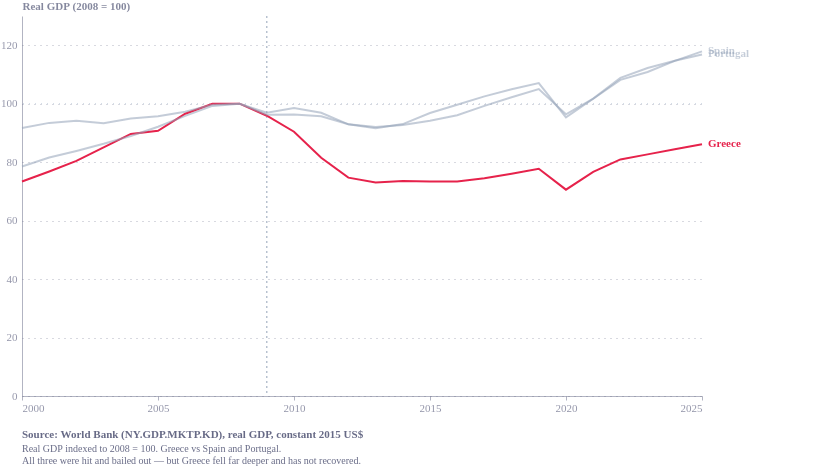

Notebook code cell kept with this figure:
### Code cell
import pandas as pd
import altair as alt
from ecostyles import EcoStyles

styles = EcoStyles(); styles.register_and_enable_theme()

series = {
"Greece":[41539985361.5399,47024857985.3205,47196410446.5485,52786762334.8895,57753826340.2219,63972764697.3105,68127476783.7885,71989954837.5754,77175907942.2961,86100274027.8043,93789528052.5007,101143730558.398,111420086907.787,120436622701.813,112682623197.718,119856909405.256,128069383417.525,131835905144.408,141389873865.792,146030402056.192,147019219771.839,144734950884.65,143095614240.297,141552152406.143,144398172998.4,148021926593.792,148788176908.38,145427255498.996,151662975130.371,157426168113.858,157426168113.858,162306378863.087,163442524062.296,160827443641.566,164043992268.73,167488456016.048,169803934634.075,175921772178.591,181968090540.634,186806231970.762,194535950663.831,203582678904.899,213116735217.242,225470734593.334,237596249349.014,240408216059.142,255898673342.699,264872706550.759,265024939553.215,254107830646.221,239639588360.141,215970916413.204,197978089510.093,193479795684.276,195012591113.587,194567373678.099,194505511433.343,197370820217.692,201445880434.67,206033167050.895,187085880047.738,203277223532.871,214502162962.972,219083738943.271,223655084018.924,228291607840.839],
"Portugal":[36024040678.7342,38017936914.6732,40532613040.1372,42913377694.5161,45621532604.8967,49029000161.2664,51028357933.1227,54878183558.609,59748902049.2682,61016021944.6935,66576926207.4632,70992076013.4684,76682585127.1815,85271549891.6412,86246084032.3519,82496423036.3738,88188866127.4689,93129733594.4814,95752235290.7646,101151643830.927,105793836908.303,107505690554.857,109801339942.75,109611260054.699,107550590438.34,110570008320.31,115148663807.605,122496753631.096,131670667026.502,140151100100.585,145687801786.27,152051745327.928,153708313966.776,150567626889.127,152020360998.271,158531058877.056,164086378007.658,171307602359.378,179544008821.687,186558035204.778,193677420299.115,197441874347.86,198964002685.767,197112600768.677,200638423891.103,202207110531.023,205493047516.038,210643893867.297,211316368904.681,204718906458.637,208276152407.912,204707283345.749,196414790526.28,194481859660.111,195923731482.461,199038523119.639,203027536357.754,209757330876.906,215937376369.165,221866335067.158,203663019645.466,214984151437.597,230002603240.143,237132655096.059,242384176671.169,246903381349.295],
"Ireland":[24110313735.9191,25319727860.0098,26134122704.3572,27374091165.9705,28410464121.8336,28959765871.2038,29218403418.1406,30908893700.7178,33457000655.6593,35418870766.8565,36361200213.4564,37622893378.5297,40064546829.0924,41956165576.6343,43743594855.9275,46218015394.7561,46862667362.3027,50710701806.486,54355141813.3646,56025495102.5758,57750704523.4471,59671040950.6034,61033610334.2611,60884504483.3458,63535642711.5551,65496107816.8481,65215568204.4892,68256629227.1468,71817859762.6851,75993292635.9118,82427285855.6966,84017835877.9952,86826782446.1614,89164687696.4892,94296853730.8362,103381809953.759,111010999492.641,123246371072.281,134050299130.928,148165642333.121,162098435201.65,170699088560.512,180769250950.138,186217344582.055,198858038461.921,210272056411.317,220760118842.237,232482742331.818,222058051543.628,210742455593.378,214289191596.523,217736818590.032,216854920423.995,221610413457.216,242410308909.292,302101388556.271,305795232417.145,336707637029.955,362595940328.693,380627401462.693,407856325068.063,474166373639.897,509781668505.942,496851698334.418,509767195342.461,572660227885.924],
"Spain":[191405165865.495,214065000333.54,235371827917.784,257959283075.635,271653078564.077,288639912327.964,309554934138.158,322990665555.018,344298424975.947,374965138730.329,390882299704.606,409056269215.41,442393315595.884,476848965657.545,503642086898.715,506372851132.131,523102353883.318,537951003182.771,545821244290.082,546048014004.367,558108729943.213,557369411137.954,564316807889.356,574305868927.187,584555434060.426,598125512978.773,617584460036.694,651842628032.117,685049604314.94,718117156374.292,745271992216.377,764246620838.292,771348118766.823,763391725887.252,781584842222.945,803136997375.095,824078081163.909,853640231891.445,890363642200.019,929618577227.575,977964704474.031,1016292009754.12,1044295490089.67,1074990358774.14,1108471271904.22,1147835587310.16,1194247574981.13,1236446314615.43,1245931907237.16,1198983535018.34,1200112046037.65,1192432281393.69,1158267740898.69,1141735527746.35,1159095455877.44,1206164777553.12,1241326362266.48,1277275696051.09,1307871701701.25,1333521400432.69,1187633217292.02,1267004457826.92,1347716659731.45,1380882052539.27,1428595035672.37,1468952188359.05],
}
years = list(range(1960, 2026))

# drop Ireland from the plot (distorted post-2015); keep Greece + Spain + Portugal
plot = {k:v for k,v in series.items() if k != "Ireland"}

rows = []
for c, v in plot.items():
    b = v[years.index(2008)]
    for y in range(2000, 2026):
        rows.append((y, v[years.index(y)]/b*100, c))
df = pd.DataFrame(rows, columns=["year","index","country"])
df["date"] = pd.to_datetime(df["year"], format="%Y")

grey = "#94a3b8"
color = alt.Color("country:N",
    scale=alt.Scale(domain=["Greece","Spain","Portugal"],
                    range=["#E6224B", grey, grey]), legend=None)
op = alt.condition("datum.country=='Greece'", alt.value(1), alt.value(0.55))

rule = alt.Chart(pd.DataFrame({"y":[100]})).mark_rule(
    color="#cbd5e1", strokeDash=[1,5]).encode(y="y:Q")
crisis = alt.Chart(pd.DataFrame({"date":pd.to_datetime(["2009-01-01"])})).mark_rule(
    color="#94a3b8", strokeDash=[2,3]).encode(x="date:T")

lines = alt.Chart(df).mark_line(strokeWidth=2).encode(
    x=alt.X("date:T", axis=alt.Axis(format="%Y", tickCount=7), title=None),
    y=alt.Y("index:Q", scale=alt.Scale(domain=[65,125]), title="Real GDP (2008 = 100)"),
    color=color, detail="country:N", opacity=op)
labels = alt.Chart(df).mark_text(align="left", dx=6, fontSize=11, fontWeight="bold").encode(
    x=alt.X("date:T", aggregate="max"),
    y=alt.Y("index:Q", aggregate={"argmax":"date"}),
    text="country:N", color=color, opacity=op)

caption = alt.Title(
    text="Source: World Bank (NY.GDP.MKTP.KD), real GDP, constant 2015 US$",
    subtitle=[
        "Real GDP indexed to 2008 = 100. Greece vs Spain and Portugal.",
        "All three were hit and bailed out — but Greece fell far deeper and has not recovered.",
    ],
    orient="bottom", anchor="start", fontSize=11, subtitleFontSize=10,
    color="#676A86", subtitleColor="#676A86", dy=12)

chart = (
    (rule + crisis + lines + labels)
    .properties(width=680, height=380, padding={"right":80}, title=caption)
    .configure(background="white", font="Circular Std")
    .configure_view(fill="transparent", stroke="transparent"))

styles.save(chart, name="greece_did_multi", svg=True)
chart

### Figure 1 — Vega-Lite specification as saved in the notebook (floating-point values rounded to 4 significant figures)
{"config": {"font": "Circular Std", "text": {"color": "#676A86", "align": "left", "baseline": "middle", "dx": 7, "dy": 0, "fontSize": 11}, "view": {"stroke": "transparent", "continuousWidth": 400, "continuousHeight": 300, "discreteWidth": 400, "discreteHeight": 300, "fill": "transparent"}, "range": {"category": ["#36B7B4", "#E6224B", "#F4C245", "#0063AF", "#00A767", "#179FDB", "#EB5C2E", "#5C267B", "#122B39"], "diverging": ["#E6224B", "#E54753", "#C9C9C9", "#179FDB", "#122B39"], "heatmap": ["#C9C9C9", "#179FDB", "#0063AF", "#122B39"], "ordinal": ["#00A767", "#36B7B4", "#179FDB", "#0063AF", "#243B5A"]}, "bar": {"color": "#179fdb"}, "line": {"color": "#e6224b"}, "rule": {"color": "#676A86"}, "area": {"opacity": 0.8}, "point": {"filled": true, "size": 80, "color": "#e6224b", "opacity": 0.95}, "geoshape": {"stroke": "white", "strokeWidth": 0.3}, "rect": {"fill": "#d6d4d4", "opacity": 0.3}, "axis": {"labelColor": "#676A86", "labelFontSize": 11, "labelFont": "Circular Std", "labelOpacity": 0.7, "tickColor": "#676A86", "tickOpacity": 0.5, "domainColor": "#676A86", "domainOpacity": 0.5, "gridColor": "#676A86", "gridDash": [2, 2], "gridOpacity": 0.5, "title": null, "titleColor": "#676A86", "titleOpacity": 0.8, "tickSize": 4}, "axisXDiscrete": {"grid": false, "labelAngle": 0, "tickCount": 10, "tickOpacity": 0.5, "title": null}, "axisYDiscrete": {"ticks": false, "labelPadding": 5}, "axisXTemporal": {"grid": false, "ticks": true}, "axisXQuantitative": {"grid": true}, "axisYQuantitative": {"gridColor": "#676A86", "gridDash": [1, 5], "gridOpacity": 0.5, "ticks": false, "labelPadding": 5, "tickCount": 8, "titleAngle": 0, "titleAlign": "left", "titleBaseline": "bottom", "titleX": 0, "titleY": -5}, "title": {"color": "#676A86E6", "subtitleColor": "#676A86", "font": "Circular Std", "subtitleFont": "Circular Std", "anchor": "start", "fontSize": 14, "subtitleFontSize": 12, "subtitlePadding": 4, "offset": 0, "frame": "group"}, "legend": {"titleColor": "#122b39", "title": null, "labelColor": "#122b39", "labelFontSize": 11}, "background": "white"}, "layer": [{"data": {"name": "data-9d78020f76d997398dca41cfa4b6d9e0"}, "mark": {"type": "rule", "color": "#cbd5e1", "strokeDash": [1, 5]}, "encoding": {"y": {"field": "y", "type": "quantitative"}}}, {"data": {"name": "data-1f73462ec1e60cd65517e528affd1124"}, "mark": {"type": "rule", "color": "#94a3b8", "strokeDash": [2, 3]}, "encoding": {"x": {"field": "date", "type": "temporal"}}}, {"data": {"name": "data-1a857b58d53c6b42adfb48fcd36caa5f"}, "mark": {"type": "line", "strokeWidth": 2}, "encoding": {"color": {"field": "country", "legend": null, "scale": {"domain": ["Greece", "Spain", "Portugal"], "range": ["#E6224B", "#94a3b8", "#94a3b8"]}, "type": "nominal"}, "detail": {"field": "country", "type": "nominal"}, "opacity": {"condition": {"test": "datum.country=='Greece'", "value": 1}, "value": 0.55}, "x": {"axis": {"format": "%Y", "tickCount": 7}, "field": "date", "title": null, "type": "temporal"}, "y": {"field": "index", "scale": {"domain": [65, 125]}, "title": "Real GDP (2008 = 100)", "type": "quantitative"}}}, {"data": {"name": "data-1a857b58d53c6b42adfb48fcd36caa5f"}, "mark": {"type": "text", "align": "left", "dx": 6, "fontSize": 11, "fontWeight": "bold"}, "encoding": {"color": {"field": "country", "legend": null, "scale": {"domain": ["Greece", "Spain", "Portugal"], "range": ["#E6224B", "#94a3b8", "#94a3b8"]}, "type": "nominal"}, "opacity": {"condition": {"test": "datum.country=='Greece'", "value": 1}, "value": 0.55}, "text": {"field": "country", "type": "nominal"}, "x": {"aggregate": "max", "field": "date", "type": "temporal"}, "y": {"aggregate": {"argmax": "date"}, "field": "index", "type": "quantitative"}}}], "height": 380, "padding": {"right": 80}, "title": {"text": "Source: World Bank (NY.GDP.MKTP.KD), real GDP, constant 2015 US$", "anchor": "start", "color": "#676A86", "dy": 12, "fontSize": 11, "orient": "bottom", "subtitle": ["Real GDP indexed to 2008 = 100. Greece vs Spain and Portugal.", "All three were hit and bailed out — but Greece fell far deeper and has not recovered."], "subtitleColor": "#676A86", "subtitleFontSize": 10}, "width": 680, "$schema": "https://vega.github.io/schema/vega-lite/v6.4.1.json", "datasets": {"data-9d78020f76d997398dca41cfa4b6d9e0": [{"y": 100}], "data-1f73462ec1e60cd65517e528affd1124": [{"date": "2009-01-01T00:00:00"}], "data-1a857b58d53c6b42adfb48fcd36caa5f": [{"year": 2000, "index": 73.4, "country": "Greece", "date": "2000-01-01T00:00:00"}, {"year": 2001, "index": 76.82, "country": "Greece", "date": "2001-01-01T00:00:00"}, {"year": 2002, "index": 80.41, "country": "Greece", "date": "2002-01-01T00:00:00"}, {"year": 2003, "index": 85.08, "country": "Greece", "date": "2003-01-01T00:00:00"}, {"year": 2004, "index": 89.65, "country": "Greece", "date": "2004-01-01T00:00:00"}, {"year": 2005, "index": 90.71, "country": "Greece", "date": "2005-01-01T00:00:00"}, {"year": 2006, "index": 96.56, "country": "Greece", "date": "2006-01-01T00:00:00"}, {"year": 2007, "index": 99.94, "country": "Greece", "date": "2007-01-01T00:00:00"}, {"year": 2008, "index": 100.0, "country": "Greece", "date": "2008-01-01T00:00:00"}, {"year": 2009, "index": 95.88, "country": "Greece", "date": "2009-01-01T00:00:00"}, {"year": 2010, "index": 90.42, "country": "Greece", "date": "2010-01-01T00:00:00"}, {"year": 2011, "index": 81.49, "country": "Greece", "date": "2011-01-01T00:00:00"}, {"year": 2012, "index": 74.7, "country": "Greece", "date": "2012-01-01T00:00:00"}, {"year": 2013, "index": 73.0, "country": "Greece", "date": "2013-01-01T00:00:00"}, {"year": 2014, "index": 73.58, "country": "Greece", "date": "2014-01-01T00:00:00"}, {"year": 2015, "index": 73.41, "country": "Greece", "date": "2015-01-01T00:00:00"}, {"year": 2016, "index": 73.39, "country": "Greece", "date": "2016-01-01T00:00:00"}, {"year": 2017, "index": 74.47, "country": "Greece", "date": "2017-01-01T00:00:00"}, {"year": 2018, "index": 76.01, "country": "Greece", "date": "2018-01-01T00:00:00"}, {"year": 2019, "index": 77.74, "country": "Greece", "date": "2019-01-01T00:00:00"}, {"year": 2020, "index": 70.59, "country": "Greece", "date": "2020-01-01T00:00:00"}, {"year": 2021, "index": 76.7, "country": "Greece", "date": "2021-01-01T00:00:00"}, {"year": 2022, "index": 80.94, "country": "Greece", "date": "2022-01-01T00:00:00"}, {"year": 2023, "index": 82.67, "country": "Greece", "date": "2023-01-01T00:00:00"}, {"year": 2024, "index": 84.39, "country": "Greece", "date": "2024-01-01T00:00:00"}, {"year": 2025, "index": 86.14, "country": "Greece", "date": "2025-01-01T00:00:00"}, {"year": 2000, "index": 91.65, "country": "Portugal", "date": "2000-01-01T00:00:00"}, {"year": 2001, "index": 93.43, "country": "Portugal", "date": "2001-01-01T00:00:00"}, {"year": 2002, "index": 94.15, "country": "Portugal", "date": "2002-01-01T00:00:00"}, {"year": 2003, "index": 93.28, "country": "Portugal", "date": "2003-01-01T00:00:00"}, {"year": 2004, "index": 94.95, "country": "Portugal", "date": "2004-01-01T00:00:00"}, {"year": 2005, "index": 95.69, "country": "Portugal", "date": "2005-01-01T00:00:00"}, {"year": 2006, "index": 97.24, "country": "Portugal", "date": "2006-01-01T00:00:00"}, {"year": 2007, "index": 99.68, "country": "Portugal", "date": "2007-01-01T00:00:00"}, {"year": 2008, "index": 100.0, "country": "Portugal", "date": "2008-01-01T00:00:00"}, {"year": 2009, "index": 96.88, "country": "Portugal", "date": "2009-01-01T00:00:00"}, {"year": 2010, "index": 98.56, "country": "Portugal", "date": "2010-01-01T00:00:00"}, {"year": 2011, "index": 96.87, "country": "Portugal", "date": "2011-01-01T00:00:00"}, {"year": 2012, "index": 92.95, "country": "Portugal", "date": "2012-01-01T00:00:00"}, {"year": 2013, "index": 92.03, "country": "Portugal", "date": "2013-01-01T00:00:00"}, {"year": 2014, "index": 92.72, "country": "Portugal", "date": "2014-01-01T00:00:00"}, {"year": 2015, "index": 94.19, "country": "Portugal", "date": "2015-01-01T00:00:00"}, {"year": 2016, "index": 96.08, "country": "Portugal", "date": "2016-01-01T00:00:00"}, {"year": 2017, "index": 99.26, "country": "Portugal", "date": "2017-01-01T00:00:00"}, {"year": 2018, "index": 102.2, "country": "Portugal", "date": "2018-01-01T00:00:00"}, {"year": 2019, "index": 105.0, "country": "Portugal", "date": "2019-01-01T00:00:00"}, {"year": 2020, "index": 96.38, "country": "Portugal", "date": "2020-01-01T00:00:00"}, {"year": 2021, "index": 101.7, "country": "Portugal", "date": "2021-01-01T00:00:00"}, {"year": 2022, "index": 108.8, "country": "Portugal", "date": "2022-01-01T00:00:00"}, {"year": 2023, "index": 112.2, "country": "Portugal", "date": "2023-01-01T00:00:00"}, {"year": 2024, "index": 114.7, "country": "Portugal", "date": "2024-01-01T00:00:00"}, {"year": 2025, "index": 116.8, "country": "Portugal", "date": "2025-01-01T00:00:00"}, {"year": 2000, "index": 78.49, "country": "Spain", "date": "2000-01-01T00:00:00"}, {"year": 2001, "index": 81.57, "country": "Spain", "date": "2001-01-01T00:00:00"}, {"year": 2002, "index": 83.82, "country": "Spain", "date": "2002-01-01T00:00:00"}, {"year": 2003, "index": 86.28, "country": "Spain", "date": "2003-01-01T00:00:00"}, {"year": 2004, "index": 88.97, "country": "Spain", "date": "2004-01-01T00:00:00"}, {"year": 2005, "index": 92.13, "country": "Spain", "date": "2005-01-01T00:00:00"}, {"year": 2006, "index": 95.85, "country": "Spain", "date": "2006-01-01T00:00:00"}, {"year": 2007, "index": 99.24, "country": "Spain", "date": "2007-01-01T00:00:00"}, {"year": 2008, "index": 100.0, "country": "Spain", "date": "2008-01-01T00:00:00"}, {"year": 2009, "index": 96.23, "country": "Spain", "date": "2009-01-01T00:00:00"}, {"year": 2010, "index": 96.32, "country": "Spain", "date": "2010-01-01T00:00:00"}, {"year": 2011, "index": 95.71, "country": "Spain", "date": "2011-01-01T00:00:00"}, {"year": 2012, "index": 92.96, "country": "Spain", "date": "2012-01-01T00:00:00"}, {"year": 2013, "index": 91.64, "country": "Spain", "date": "2013-01-01T00:00:00"}, {"year": 2014, "index": 93.03, "country": "Spain", "date": "2014-01-01T00:00:00"}, {"year": 2015, "index": 96.81, "country": "Spain", "date": "2015-01-01T00:00:00"}, {"year": 2016, "index": 99.63, "country": "Spain", "date": "2016-01-01T00:00:00"}, {"year": 2017, "index": 102.5, "country": "Spain", "date": "2017-01-01T00:00:00"}, {"year": 2018, "index": 105.0, "country": "Spain", "date": "2018-01-01T00:00:00"}, {"year": 2019, "index": 107.0, "country": "Spain", "date": "2019-01-01T00:00:00"}, {"year": 2020, "index": 95.32, "country": "Spain", "date": "2020-01-01T00:00:00"}, {"year": 2021, "index": 101.7, "country": "Spain", "date": "2021-01-01T00:00:00"}, {"year": 2022, "index": 108.2, "country": "Spain", "date": "2022-01-01T00:00:00"}, {"year": 2023, "index": 110.8, "country": "Spain", "date": "2023-01-01T00:00:00"}, {"year": 2024, "index": 114.7, "country": "Spain", "date": "2024-01-01T00:00:00"}, {"year": 2025, "index": 117.9, "country": "Spain", "date": "2025-01-01T00:00:00"}]}}
